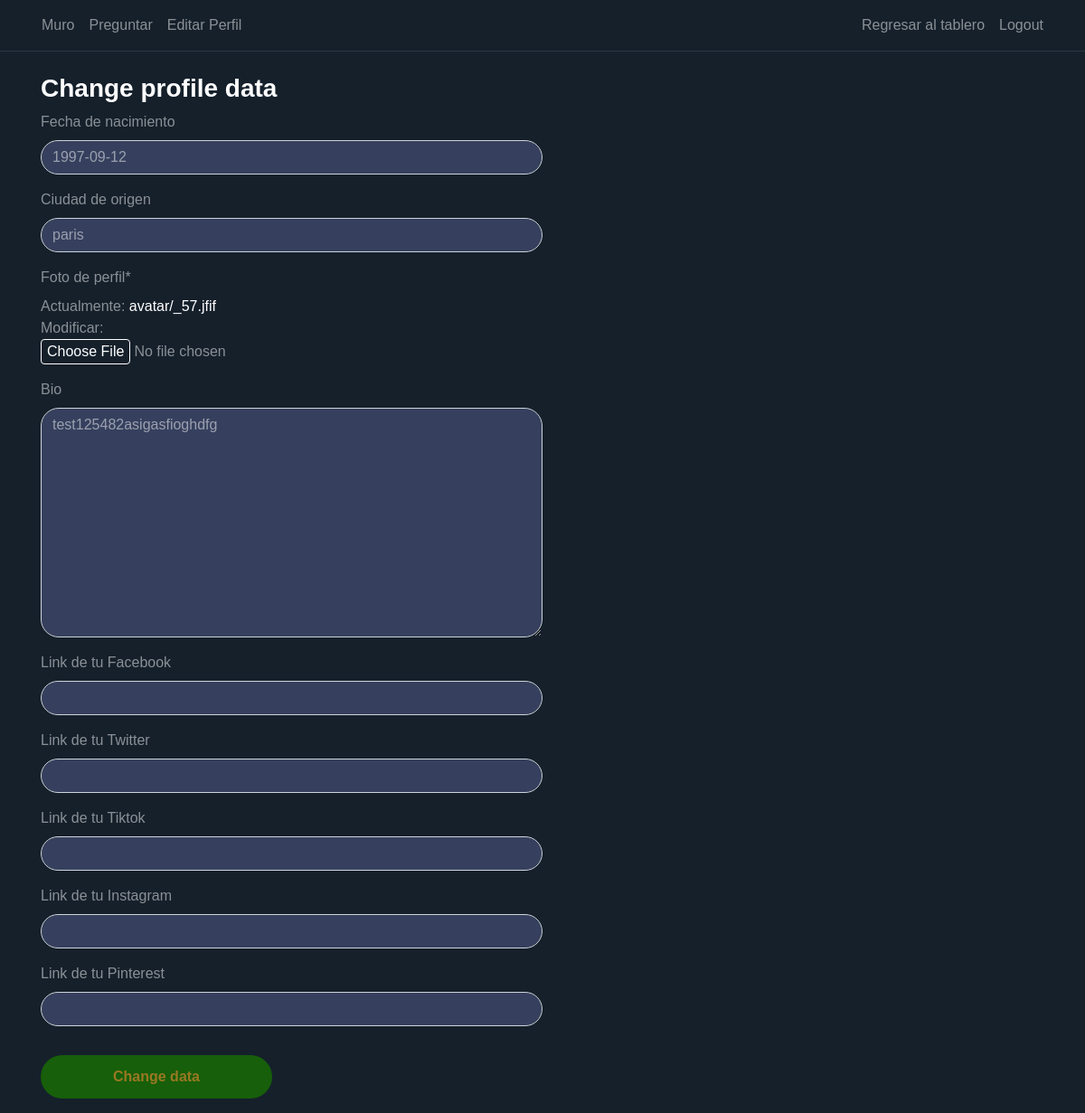
The page /campus/profile/ (signed in) on the database its author committed.
### perfil/models.py (models this page shows, shortened)
class Perfil (models.Model):
    user = models.OneToOneField(MyUser,on_delete=models.CASCADE)
    edad = models.DateField("Fecha de nacimiento", null=True, blank=True)
    ciudad = models.CharField("Ciudad de origen", max_length=150,null=True, blank=True)
    foto_perfil = models.ImageField("Foto de perfil", upload_to='avatar/', default="inversorinteligente.png")
    bio = RichTextField("Descripción", null=True, blank=True)
    facebook = models.CharField("Link de tu Facebook",max_length=3000,  null=True, blank=True)
    twitter = models.CharField("Link de tu Twitter", max_length=3000, null=True, blank=True)
    tiktok = models.CharField("Link de tu Tiktok", max_length=3000, null=True, blank=True)
    instagram = models.CharField("Link de tu Instagram", max_length=3000, null=True, blank=True)
    pinterest = models.CharField("Link de tu Pinterest",max_length=3000, null=True, blank=True)

### campus/views.py (the view)
# urls.py: path('profile/', views.profile, name='profile'),
@login_required
def profile(request):
    if request.method == 'POST':
        uform = UserUpdateForm(request.POST, instance=request.user)
        pform = ProfileUpdateForm(request.POST, request.FILES, instance=request.user.perfil)
        if uform.is_valid() and pform.is_valid():
            uform.save()
            pform.save()
            messages.success(request, f'Account has been updated.')
            return redirect('profile')
    else:
        uform = UserUpdateForm(instance=request.user)
        pform = ProfileUpdateForm(instance=request.user.perfil)
    return render(request, 'profile.html', {'uform': uform, 'pform': pform})

### perfil/forms.py
class UserUpdateForm(forms.ModelForm):
    class Meta:
        model = MyUser
        fields = ['username', 'first_name', 'pais']

class ProfileUpdateForm(forms.ModelForm):
    class Meta:
        model = Perfil
        fields = [
            'edad',
            'ciudad',
            'foto_perfil',
            'bio',
            'facebook',
            'twitter',
            'tiktok',
            'instagram',
            'pinterest',
        ]

### notifs/views.py (called while the page is built)
def CountNotifications(request):
	count_notifications = 0
	if request.user.is_authenticated:
		count_notifications = Notifs.objects.filter(user=request.user, is_seen=False).count()
	return {'count_notifications':count_notifications}

### campus/templates/profile.html (shortened to what this page needs)
{% extends "blog/base.html" %}
{% load crispy_forms_tags %}
{% block content %}
<div class="container">
    <h3 class="white-important">
        Change profile data
    </h3>
    <form class="col-6 no-padding" method="POST" enctype="multipart/form-data">
        <fieldset class="form-group">
            {{ pform | crispy }}
        </fieldset>
        <div class="form-group">
            <button class="btn btn-outline-primary" type="submit">Change data</button>
        </div>
    </form>
</div>
{% endblock content %}

### static/blog/main.css (style rules this page uses)
:root { --muted-color: rgba(255, 255, 255, 0.5); }
body { background: #15202b; color: var(--muted-color); margin-top: 5rem; }
h1, h2, h3, h4, h5, h6 { color: var(--muted-color); }
.no-padding { padding: 0 !important; }
a { color: white; text-underline: none; text-decoration: none !important; }
.white-important { color: white; font-weight: bold; }
.btn-outline-primary { border-color: #997823; color: #997823 !important; padding: 12px 80px 12px 80px; font-weight: bold; background-color: #175f0a; border:0; border-radius: 25px; }
.form-control { background-color: #36405e !important; color: var(--muted-color) !important; box-shadow: 0 0 0 0 !important; border-radius: 20px !important; }

### static/blog/style.css (style rules this page uses)
body { font-family: Arial, Helvetica, sans-serif; height: 100vh; margin: 0; padding: 0; }

### rows shown on the page
Perfil: edad "1997-09-12", ciudad "paris", bio "test125482asigasfioghdfg"
